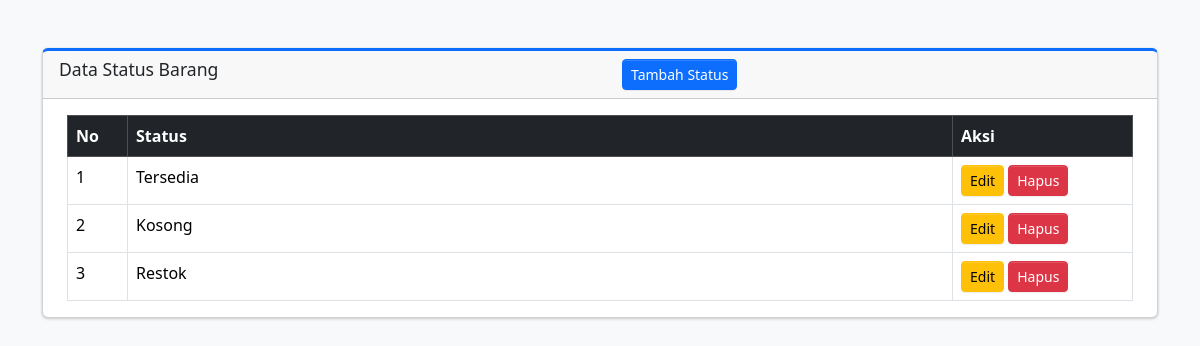
The app's page /admin/status.php (signed in) with its own data.
### tables this page shows
CREATE TABLE IF NOT EXISTS `status_barang` (
  `id` int(11) NOT NULL AUTO_INCREMENT,
  `nama_status` varchar(100) NOT NULL,
  PRIMARY KEY (`id`)
);

### admin/status.php (the view, shortened to what this page needs)
<?php
include '../koneksi.php';
$data = mysqli_query(
    $koneksi,
    "SELECT * FROM status_barang"
);
?>
<!DOCTYPE html>
<html>
<head>
    <link rel="stylesheet" href="../AdminLTE-4.0.0-rc7/dist/css/adminlte.css">
    <link rel="stylesheet" href="https://cdn.jsdelivr.net/npm/bootstrap@5.3.3/dist/css/bootstrap.min.css">
</head>
<body class="bg-light">
    <div class="container mt-5">
        <div class="card card-primary card-outline">
            <div class="card-header d-flex justify-content-between">
                <h3 class="card-title">
                    Data Status Barang
                </h3>
                <a href="tambah_status.php" class="btn btn-primary btn-sm">
                    Tambah Status
                </a>
            </div>
            <div class="card-body px-4">
                <table class="table table-bordered table-hover">
                    <tr class="table-dark">
                        <th width="60">No</th>
                        <th>Status</th>
                        <th width="180">Aksi</th>
                    </tr>
                    <?php
                    $no = 1;
                    while ($row = mysqli_fetch_assoc($data)) {
                    ?>
                        <tr>
                            <td><?= $no++; ?></td>
                            <td>
                                <?= $row['nama_status']; ?>
                            </td>
                            <td>
                                <a href="edit_status.php?id=<?= $row['id']; ?>" class="btn btn-warning btn-sm">
                                    Edit
                                </a>
                                <a href="hapus_status.php?id=<?= $row['id']; ?>" class="btn btn-danger btn-sm"
                                    onclick="return confirm('Hapus status ini?')">
                                    Hapus
                                </a>
                            </td>
                        </tr>
                    <?php } ?>
                </table>
            </div>
        </div>
    </div>
</body>
</html>

### records on screen
status_barang: nama_status "Tersedia"
status_barang: nama_status "Kosong"
status_barang: nama_status "Restok"
